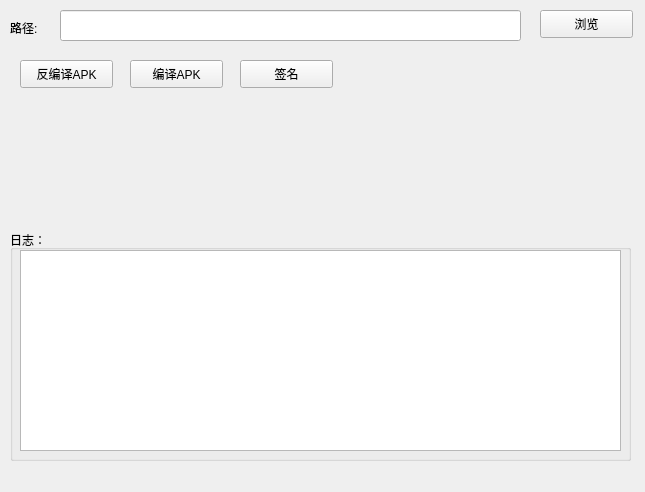
<?xml version="1.0" encoding="UTF-8"?>
<ui version="4.0">
 <class>MainWindow</class>
 <widget class="QMainWindow" name="MainWindow">
  <property name="geometry">
   <rect>
    <x>0</x>
    <y>0</y>
    <width>645</width>
    <height>492</height>
   </rect>
  </property>
  <property name="windowTitle">
   <string>AndroidToolBox</string>
  </property>
  <widget class="QWidget" name="centralWidget">
   <widget class="QLabel" name="label">
    <property name="geometry">
     <rect>
      <x>10</x>
      <y>20</y>
      <width>41</width>
      <height>16</height>
     </rect>
    </property>
    <property name="text">
     <string>路径:</string>
    </property>
   </widget>
   <widget class="QLineEdit" name="lineEdit">
    <property name="geometry">
     <rect>
      <x>60</x>
      <y>10</y>
      <width>461</width>
      <height>31</height>
     </rect>
    </property>
   </widget>
   <widget class="QPushButton" name="pushButton">
    <property name="geometry">
     <rect>
      <x>540</x>
      <y>10</y>
      <width>93</width>
      <height>28</height>
     </rect>
    </property>
    <property name="text">
     <string>浏览</string>
    </property>
   </widget>
   <widget class="QGroupBox" name="groupBox">
    <property name="geometry">
     <rect>
      <x>10</x>
      <y>230</y>
      <width>621</width>
      <height>231</height>
     </rect>
    </property>
    <property name="title">
     <string>日志：</string>
    </property>
    <widget class="QTextEdit" name="textEdit">
     <property name="geometry">
      <rect>
       <x>10</x>
       <y>20</y>
       <width>601</width>
       <height>201</height>
      </rect>
     </property>
     <property name="readOnly">
      <bool>true</bool>
     </property>
    </widget>
   </widget>
   <widget class="QPushButton" name="pushButton_2">
    <property name="geometry">
     <rect>
      <x>20</x>
      <y>60</y>
      <width>93</width>
      <height>28</height>
     </rect>
    </property>
    <property name="text">
     <string>反编译APK</string>
    </property>
   </widget>
   <widget class="QPushButton" name="pushButton_3">
    <property name="geometry">
     <rect>
      <x>130</x>
      <y>60</y>
      <width>93</width>
      <height>28</height>
     </rect>
    </property>
    <property name="text">
     <string>编译APK</string>
    </property>
   </widget>
   <widget class="QPushButton" name="pushButton_4">
    <property name="geometry">
     <rect>
      <x>240</x>
      <y>60</y>
      <width>93</width>
      <height>28</height>
     </rect>
    </property>
    <property name="text">
     <string>签名</string>
    </property>
   </widget>
  </widget>
  <widget class="QMenuBar" name="menuBar">
   <property name="geometry">
    <rect>
     <x>0</x>
     <y>0</y>
     <width>645</width>
     <height>26</height>
    </rect>
   </property>
  </widget>
 </widget>
 <layoutdefault spacing="6" margin="11"/>
 <resources/>
 <connections/>
</ui>
